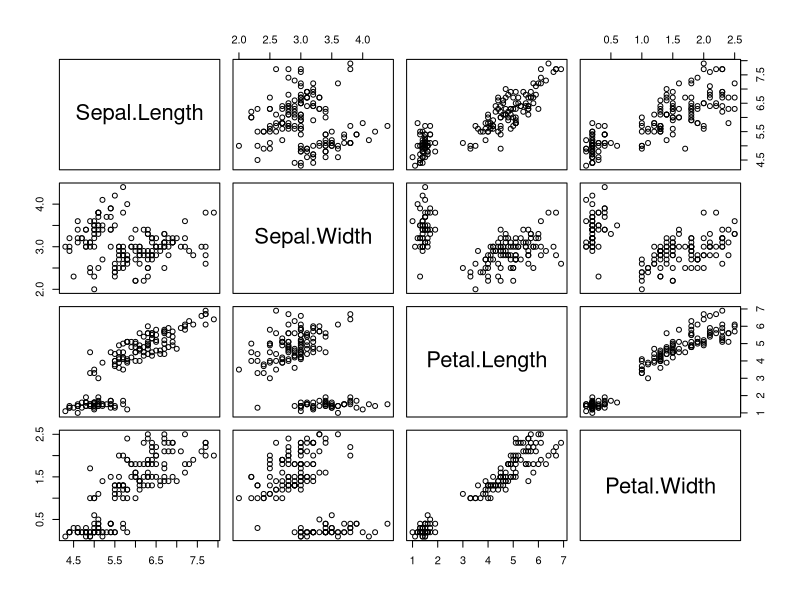
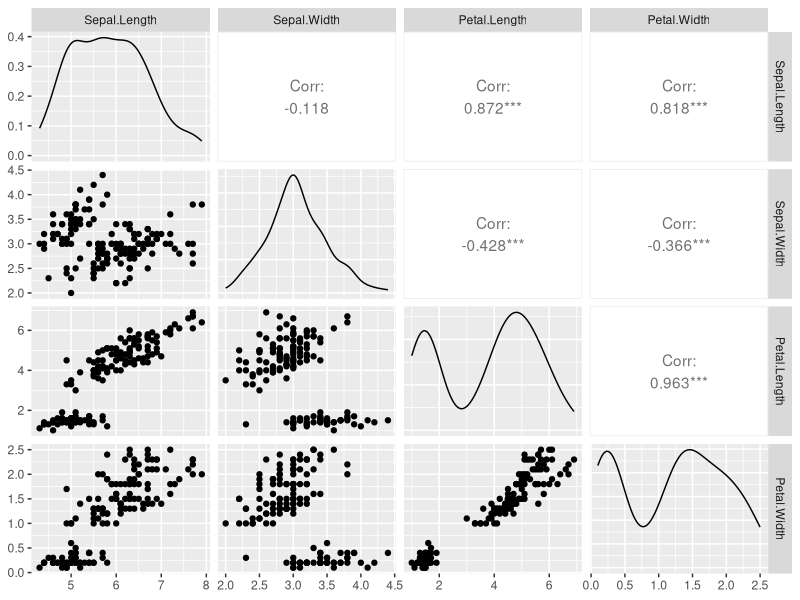
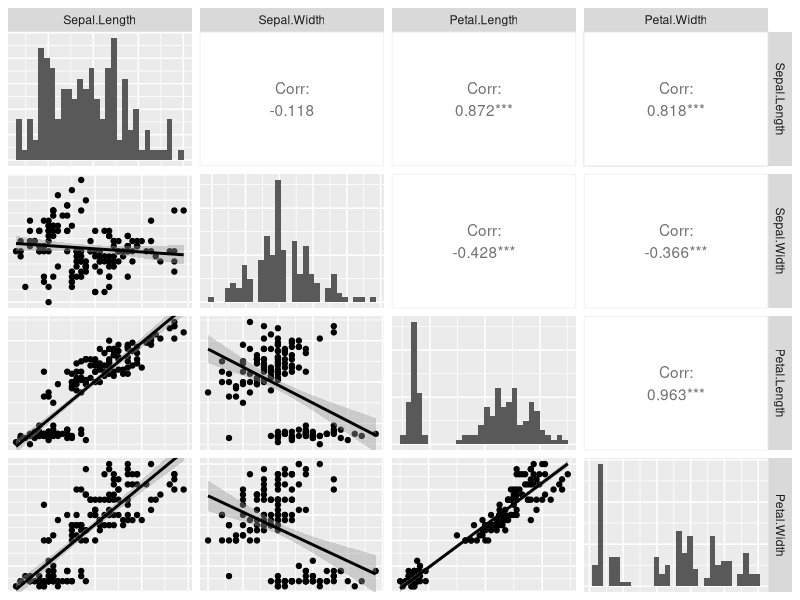
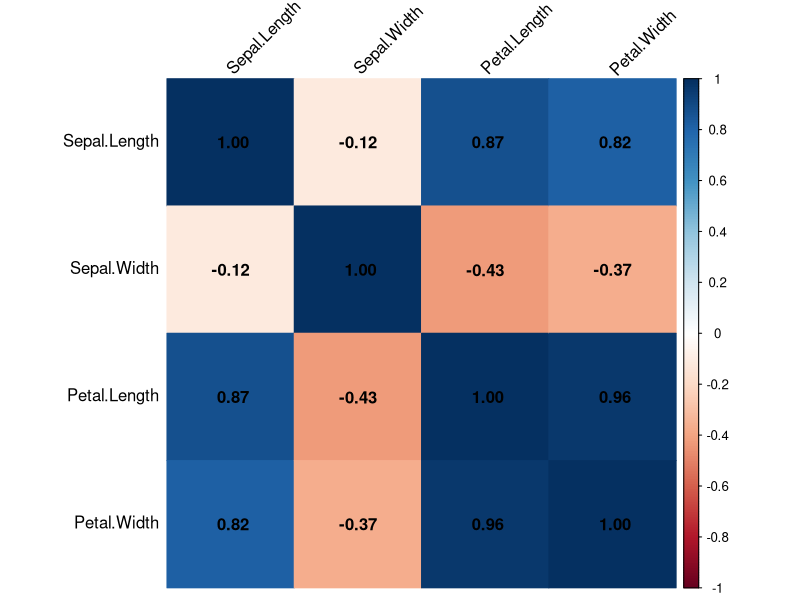
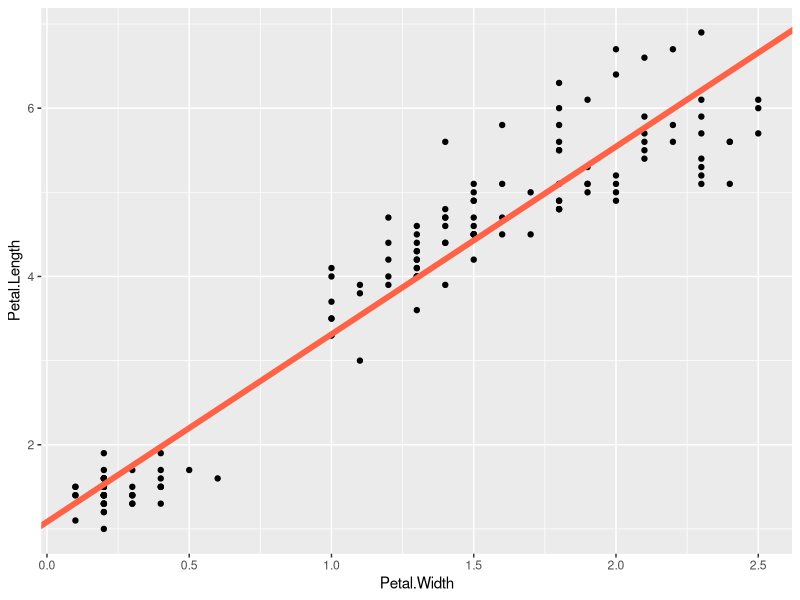

Write R code to recreate these figures, in order.
# IRIS ----

# Analisis de Regresion ---------------------------------------------------

# install.packages("GGally")
# install.packages("corrplot")
# install.packages("car")
# rm(list = ls())
library(tidyverse)
library(GGally)
library(corrplot)
library(dplyr)
library(ggplot2)
library(car)


## Analisis Descriptivo

str(iris)
summary(iris)

### Suponga que interesa estudiar que 
# variables se relacionan con el largo del petalo.


## Dispersion

plantas <- iris %>% dplyr::select(-Species) #Base de datos sin la columna especie
pairs(plantas)

ggpairs(plantas) # Graficos

ggpairs(data = plantas, #Graficos con recta que se adapta
        lower = list(continuous = "smooth"),
        diag = list(continuous = "barDiag"),
        axisLabels = "none")




corrplot(cor(iris %>% dplyr::select(-Species)),
         method="color",      #CUDRO DE COLORES
         addCoef.col = "black",   # agrega coefcientes 
         number.cex=1,  # tamaño coef
         tl.col="black",  # color nombres de col y rows
         tl.srt=45) # angulo de rotación names col


# Ajuste del Modelo -------------------------------------------------------
# Se elige la variable independiente x que mejor ajuste la variable dependiente y: Petal.Length


iris2 <- iris %>% 
  dplyr::select(-Species) %>% 
  as_tibble()
iris2
mod1 <- lm(Petal.Length ~ Sepal.Width,data=iris2)
mod2 <- lm(Petal.Length ~ Sepal.Length,data=iris2)
mod3 <- lm(Petal.Length ~ Petal.Width,data=iris2)

summary(mod1)
summary(mod2)
summary(mod3)

# Segun el R-squared la mejor que ajusta es x: Sepal.Length

iris2 %>% 
  ggplot(aes(Petal.Width,Petal.Length))+
  geom_point()+
  geom_abline(intercept = mod3$coefficients[1],
              slope = mod3$coefficients[2],
              col="tomato",linewidth=2)


# como p-value del modelo es < 0.05, entonces
# existen betas distintos de 0.

# parametros (beta_i)
#  H0: beta_i = 0 vs H1: Beta_i !=0

# beta_0: pvalue <0.05 si es significativo para el modelo
# beta_1: pvalue <0.05 si es significativo para el modelo

#  el modelo queda como
# largo_petalo = 1.08 + 2.22 * Ancho_petalo (Petal.Width)

# donde la variabilidad explicada tieneun R^2 de un 93% aprox